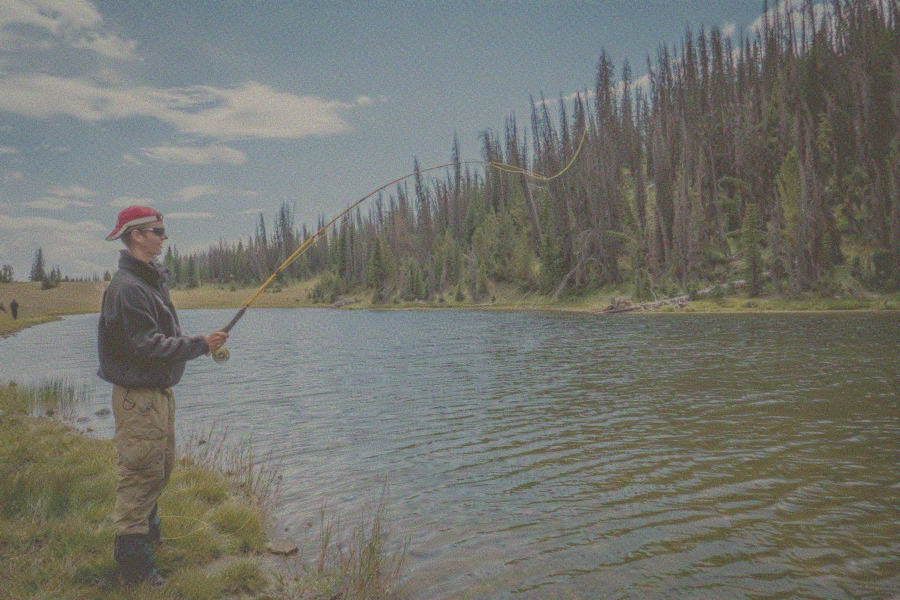
%> input picture output/0.png, 900 x 600 px, given in place of 7.jpg, which was not available
$ octave kmeans.m   (GNU Octave 9; MATLAB toolbox functions it lacks are replaced by stand-ins)
%> lines starting %> are read from the running program, lines starting %| are printed output that depends on the picture; in (x1, y1, x2, y2) boxes, pixels count from 0 and x2, y2 are one past the last pixel; in counts of white or black regions, pixels touching at a corner belong together; the program's own positions count from 1; pictures that were not available may be replaced by others from this repository, and a replacement may not be noted
### kmeans/generateDensityMap.m
function map = generateDensityMap(image,w_width)
    gray_image = rgb2gray(uint8(image));
    M = [-1 2 -1];
    Lx = imfilter(gray_image, M, 'replicate', 'conv');
    Ly = imfilter(gray_image, M', 'replicate', 'conv');
    del2f = abs(Lx) + abs(Ly);
    M = [-1 3 -1];
% [4 lines of commented-out code are left out]
    map = imgaussfilt(del2f, w_width);
end

### kmeans/kmeans.m
clc
close all
clear

fileName = '../img/7.jpg';

img = imread(fileName);
%> img is the input picture: size 600x900x3 uint8; mean R, G, B 115.6, 116.9, 110.1
style_img = imread('../output/generated_image.jpg');
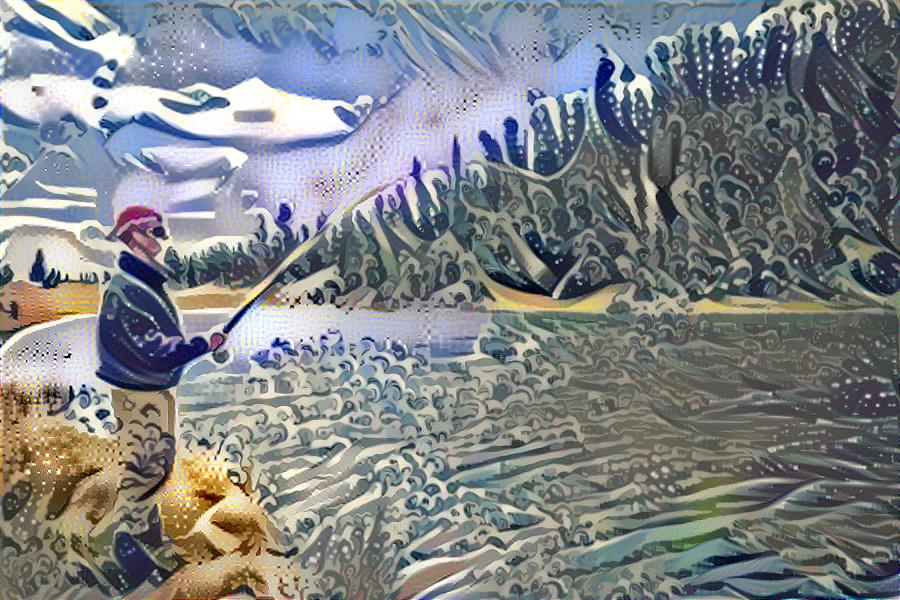
%> input picture output/generated_image.jpg, 900 x 600 px
%> style_img is the input picture: size 600x900x3 uint8; mean R, G, B 127.6, 131.2, 133.7
img = double(img);
%> img: size 600x900x3 double
img = imresize(img, 500/size(img,1));
%> img: size 500x750x3 double
style_img = imresize(style_img, 500/size(style_img,1));
%> style_img: size 500x750x3 uint8
% figure;imshow(uint8(img));imwrite(uint8(img), '../img/ppt/1.jpg')
% figure;imshow(style_img);imwrite(uint8(style_img), '../img/ppt/2.jpg')

densitymap = double(generateDensityMap(img, 40));
%> in generateDensityMap, `gray_image = rgb2gray(uint8(image));`:
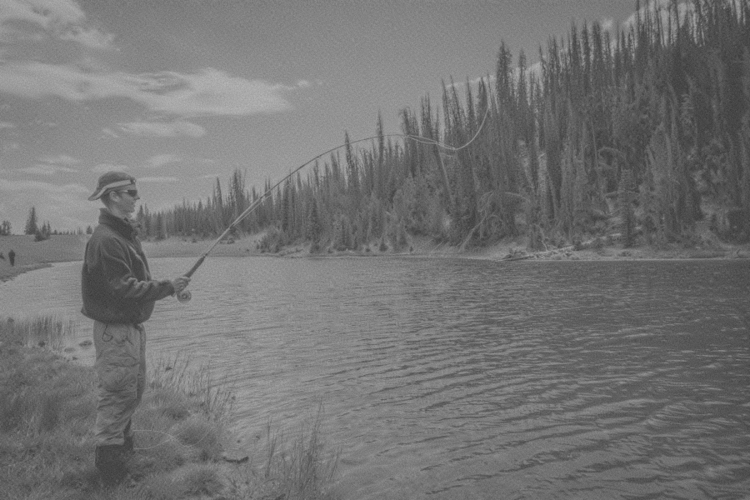
%> gray_image: size 500x750 uint8; min 61, max 182, mean 115.7
%> in generateDensityMap, `Lx = imfilter(gray_image, M, 'replicate', 'conv');`:
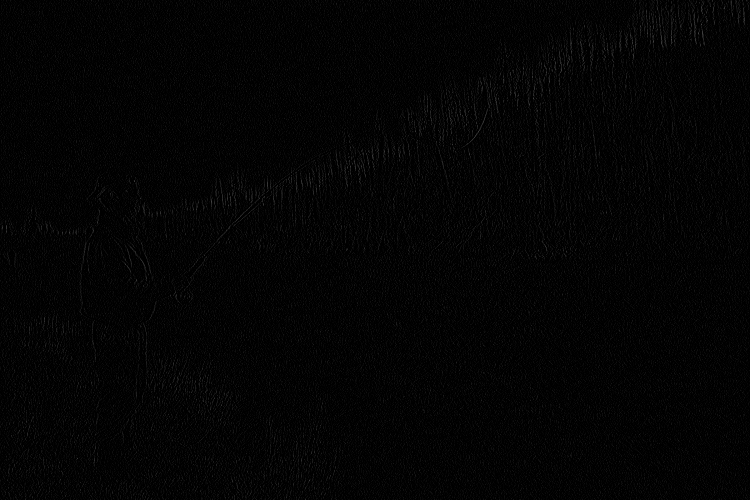
%> Lx: size 500x750 uint8; min 0, max 69, mean 3.6
%> in generateDensityMap, `map = imgaussfilt(del2f, w_width);`:
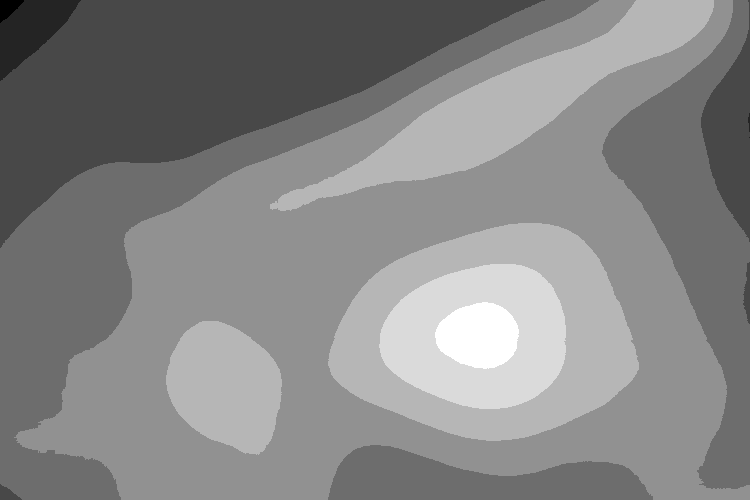
%> map: size 500x750 uint8; min 4, max 11, mean 7.68; drawn with min black and max white
% figure;imshow(densitymap/max(max(densitymap)));imwrite(uint8(255*densitymap/max(max(densitymap))), '../img/ppt/3.jpg')

[m, n, ~] = size(img);
%> m = 500; n = 750
k = 2;
locationscale = 1.2;
wd = 1.45;

wx = locationscale * 255/n;
%> wx = 0.408
wy = locationscale * 255/m;
%> wy = 0.612
m = round(wx*m);
%> m = 204
n = round(wy*n);
%> n = 459
densitymap = densitymap * 255 * wd / max(max(densitymap));
d = round(max(max(densitymap)));
%> d = 370
[y, x] = find(img(:,:,1)<999999999);
%> y = 375000 values from 1 to 500; x = 375000 values from 1 to 750
% figure;imshow(reshape(x/max(max(x)),size(img,1),size(img,2)));imwrite(uint8(255*reshape(x/max(max(x)),size(img,1),size(img,2))), '../img/ppt/4.jpg')
% figure;imshow(reshape(y/max(max(y)),size(img,1),size(img,2)));imwrite(uint8(255*reshape(y/max(max(y)),size(img,1),size(img,2))), '../img/ppt/5.jpg')
r = img(:,:,1);%imwrite(uint8(cat(3, img(:,:,1),zeros(size(img,1),size(img,2),2))), '../img/ppt/6.jpg')
g = img(:,:,2);%imwrite(uint8(cat(3, zeros(size(img,1),size(img,2)), img(:,:,2),zeros(size(img,1),size(img,2)))), '../img/ppt/7.jpg')
b = img(:,:,3);%imwrite(uint8(cat(3, zeros(size(img,1),size(img,2),2), img(:,:,3))), '../img/ppt/8.jpg')
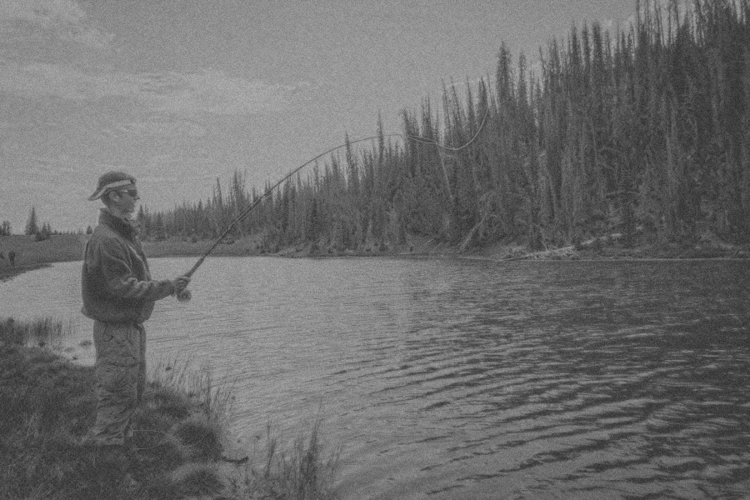
%> b: size 500x750 double; min 47.66, max 177.4, mean 110.1
im = [r(:) g(:) b(:) wx*x wy*y wd*densitymap(:)];
c1 = [randi([1 255]) randi([1 255]) randi([1 255]) randi([1 n]) randi([1 m]) randi([1 d])];
c2 = [-1 -1 -1 -1 -1 -1];
while sum(c1 == c2) ~= 0 || sum(c2 == -1) ~= 0
    c2 = [randi([1 255]) randi([1 255]) randi([1 255]) randi([1 n]) randi([1 m]) randi([1 d])];
end
%> this loop made 1 pass
lable1 = [];
lable2 = [];
while 1
    dist1 = sum((im - c1).^2,2);
    dist2 = sum((im - c2).^2,2);
    lable1 = find(dist1 < dist2);
    lable2 = find(dist1 >= dist2);
    mean1 = sum(im(lable1,:))/size(im(lable1),1);
    mean2 = sum(im(lable2,:))/size(im(lable2),1);
    if sum(c1 - mean1) == 0 && sum(c2 - mean2) == 0
        break
    end
    c1 = mean1;
    c2 = mean2;
end
%> this loop made 44 passes
%> (c1, c2) on passes 1 to 8: ([115.7 116.3 109 152.3 158.1 376.1], [112.3 133.4 144.4 180.7 12.57 322.3]), ([113.6 112.7 102.6 153.9 193.2 392.5], [121.1 128.4 131 151.3 42.24 323.7]), ([111.8 110.5 99.27 158.1 206 397.6], [122.6 128.5 130.2 144.2 56.05 331.3]), ([111.8 110.6 99.13 159 210.3 398.3], [121.9 127 128.1 143.7 60.12 335.3]), ([111.9 110.9 99.33 159.2 213.1 398.7], [121.1 125.9 126.5 144.1 62.72 337.5]), ([112.2 111.2 99.58 159.1 215.2 399], [120.5 125 125.2 144.8 64.62 339]), ([112.4 111.5 99.83 158.8 216.9 399.2], [120 124.2 124.2 145.6 66.04 340.2]), ([112.6 111.7 100.1 158.5 218.4 399.3], [119.5 123.7 123.4 146.2 67.19 341.3])
%> (mean1, mean2) on pass 44: ([113.3 112.6 100.9 157.5 222.9 400.1], [118.2 121.9 121 148.1 71.02 343.9])
im1 = ones(size(im(:,1:3)));
size(im1);
im1(lable1,:) = 0;
im2 = ones(size(im(:,1:3)));
im2(lable2,:) = 0;
im1 = uint8(reshape(im1,size(img)));
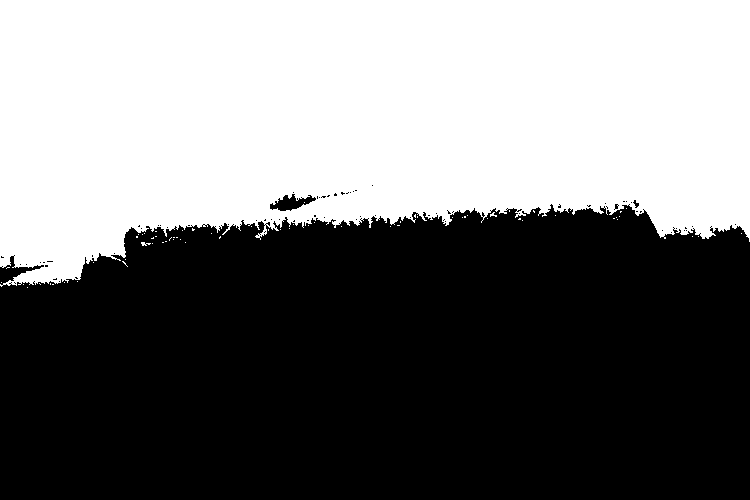
%> im1: size 500x750x3 uint8; values 0 (black) and 1 (white), 45.8% white; 68 white regions (66 under 20 px), largest, box (x1, y1, x2, y2) and area: (0, 0, 750, 287) 171615, (141, 242, 151, 246) 23
im2 = uint8(reshape(im2,size(img)));
% figure; imshow(im1.*uint8(img));imwrite(uint8(im1.*uint8(img)), '../img/ppt/9.jpg')
% figure; imshow(im2.*uint8(img));imwrite(uint8(im2.*uint8(img)), '../img/ppt/10.jpg')

figure; imshow(uint8(img));
while 1
    try
%> (the run ends here)
